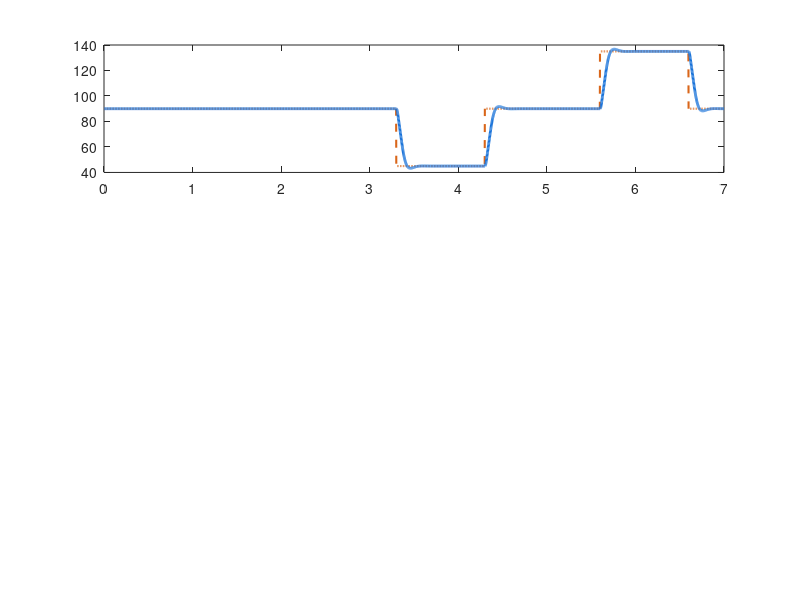

MATLAB code to generate this figure: (Note: this script raises an error after producing the figure.)
%% MODULO: LAZO 2 - CINEMATICA Y DINAMICA DEL SERVOMOTOR SG90 Y ENRUTAMIENTO
% Este script calcula y valida matemáticamente la dinámica de:
% 1. Servomotor SG90 (Modelo dinámico de 2do orden + Saturación de velocidad angular).
% 2. Mapeo cinemático de enrutamiento a tolvas:
%    - Retrabajo: 45° (Pulso 1.25 ms) -> Chute Izquierdo (Z = +0.075 m)
%    - Conforme:  90° (Pulso 1.50 ms) -> Chute Central   (Z =  0.000 m)
%    - Rechazo:  135° (Pulso 1.75 ms) -> Chute Derecho   (Z = -0.075 m)
% 3. Esfuerzo de deflexión mecánica y par torsor requerido vs Par SG90 (1.8 kg-cm).
% 4. Cinemática del Carro Indexador Móvil M-102 (v_max = 0.38 m/s).
% 5. Sincronización de temporizadores: Inspección (0.8s) y Desvío (1.0s).
% =========================================================================

clear; clc; close all;

fprintf('=========================================================================\n');
fprintf('  AUTO-TIF: ANALISIS MATEMATICO DEL LAZO 2 (SERVOMOTOR Y ENRUTAMIENTO)   \n');
fprintf('=========================================================================\n\n');

%% 1. ESPECIFICACIONES TECNICAS DEL SERVOMOTOR TOWERPRO SG90
V_operacion      = 4.8;     % Tensión de alimentación (V)
torque_stall_kgcm= 1.80;    % Par de bloqueo a 4.8V (kg-cm)
torque_stall_Nm  = torque_stall_kgcm * 0.0980665; % [N-m] = 0.1765 N-m
t_60deg          = 0.120;   % Tiempo para girar 60 grados a 4.8V (s)
omega_max_deg_s  = 60.0 / t_60deg; % Velocidad angular máxima = 500 °/s
omega_max_rad_s  = deg2rad(omega_max_deg_s); % = 8.7266 rad/s

% Parámetros del modelo dinámico de 2do orden en lazo cerrado:
% G_servo(s) = wn^2 / (s^2 + 2*zeta*wn*s + wn^2)
wn_servo   = 30.0;          % Frecuencia natural no amortiguada (rad/s)
zeta_servo = 0.707;         % Factor de amortiguamiento óptimo Butterworth

% Temporizadores del sistema embebido (firmware Arduino)
T_inspeccion_s = 0.80;      % Tiempo en estado ESTADO_INSPECCION (s)
T_desvio_s     = 1.00;      % Tiempo en estado ESTADO_DESVIO (s)
ang_neutral    = 90.0;      % Posición de reposo/conforme (°)

fprintf('1. PARAMETROS DEL ACTUADOR SG90:\n');
fprintf('   - Par de bloqueo nominal:    %.2f kg-cm (%.4f N-m)\n', torque_stall_kgcm, torque_stall_Nm);
fprintf('   - Velocidad angular maxima:  %.1f °/s (%.3f rad/s)\n', omega_max_deg_s, omega_max_rad_s);
fprintf('   - Modelo de segundo orden:   wn = %.1f rad/s, zeta = %.3f\n', wn_servo, zeta_servo);
fprintf('   - Temporizador de Inspeccion:%.2f s\n', T_inspeccion_s);
fprintf('   - Temporizador de Desvio:    %.2f s (Retorno automatico a 90°)\n\n', T_desvio_s);

%% 2. MAPEO CINEMATICO Y MODULACION POR ANCHO DE PULSO (PPM/PWM)
% El microcontrolador genera pulsos entre 1.0 ms y 2.0 ms en periodo de 20 ms (50 Hz):
% T_pulse(theta) = 1.0 ms + (theta / 180°) * 1.0 ms
rutas = {'RETRABAJO', 'CONFORME', 'RECHAZO'};
angulos = [45.0, 90.0, 135.0];
cart_z_targets = [0.075, 0.000, -0.075]; % Posición del carro móvil (m)

fprintf('2. TABLA DE ENRUTAMIENTO Y CONVERSION PPM:\n');
fprintf('   --------------------------------------------------------------------\n');
fprintf('   Clasificacion   Angulo (°)   Ancho Pulso (ms)   Destino Chute   Carro Z (m)\n');
fprintf('   --------------------------------------------------------------------\n');
for i = 1:length(rutas)
    ang = angulos(i);
    t_pulse = 1.0 + (ang / 180.0) * 1.0;
    fprintf('   %-13s   %7.1f°   %12.3f ms   Tolva %d         %+7.3f m\n', ...
            rutas{i}, ang, t_pulse, i, cart_z_targets(i));
end
fprintf('   --------------------------------------------------------------------\n\n');

%% 3. CALCULO DE ESFUERZOS MECANICOS Y PAR REQUERIDO
% Masa de la caja = 0.050 kg (50 g)
% Velocidad lineal de impacto en desvío = 0.18 m/s
% Longitud de la aleta deflectora L_paleta = 0.065 m (65 mm)
% Ángulo de deflexión respecto a trayectoria recta: Delta_theta = 45°
m_caja      = 0.050; % kg
v_caja      = 0.180; % m/s
L_paleta    = 0.065; % m
Delta_theta = deg2rad(45.0);
dt_impacto  = 0.040; % Tiempo estimado de deflexión progresiva (40 ms)

% Variación de cantidad de movimiento perpendicular a la aleta:
% Delta_p_normal = m_caja * v_caja * sin(Delta_theta)
Delta_p = m_caja * v_caja * sin(Delta_theta);
F_deflexion = Delta_p / dt_impacto; % Fuerza media normal de desvío (N)
Torque_deflexion_Nm = F_deflexion * (L_paleta * 0.70); % Aplicada al 70% del brazo
Torque_deflexion_kgcm = Torque_deflexion_Nm / 0.0980665;

% Coeficiente de seguridad del actuador SG90:
SF_servo = torque_stall_Nm / Torque_deflexion_Nm;

fprintf('3. BALANCE DE ESFUERZOS MECANICOS DE DEFLEXION:\n');
fprintf('   - Fuerza media de deflexion (F): %.4f N\n', F_deflexion);
fprintf('   - Par torsor requerido en el eje: %.4f N-m (%.3f kg-cm)\n', ...
        Torque_deflexion_Nm, Torque_deflexion_kgcm);
fprintf('   - Par disponible del servo SG90:  %.4f N-m (%.2f kg-cm)\n', ...
        torque_stall_Nm, torque_stall_kgcm);
fprintf('   - Factor de Seguridad (SF):       %.2f (Diseno holgado y robusto > 5)\n\n', SF_servo);

%% 4. CINEMATICA DEL CARRO INDEXADOR M-102
% Velocidad transversal del carro: v_cart = 0.38 m/s
% Desplazamiento máximo: Delta_z = 0.075 m
v_cart_max = 0.380; % m/s
delta_z_max = 0.075; % m
t_transito_cart = delta_z_max / v_cart_max; % = 0.197 s
margen_tiempo = T_desvio_s - t_transito_cart;

fprintf('4. SINCRONIZACION DEL CARRO INDEXADOR M-102:\n');
fprintf('   - Velocidad lineal del carro:    %.3f m/s\n', v_cart_max);
fprintf('   - Desplazamiento transversal:    %.3f m (75 mm)\n', delta_z_max);
fprintf('   - Tiempo de posicionamiento:     %.3f s (197 ms)\n', t_transito_cart);
fprintf('   - Margen dentro del pulso desvio:%.3f s (El carro llega antes de que caiga la caja)\n\n', margen_tiempo);

%% 5. SIMULACION TEMPORAL CONTINUA DE UNA SECUENCIA DE CLASIFICACION
% Simulamos el paso secuencial de 3 piezas:
% 1) Pieza 1 Conforme (90°)
% 2) Pieza 2 Retrabajo (45°)
% 3) Pieza 3 Rechazo   (135°)
dt = 0.002; % 2 ms
t_total = 7.0; % 7 segundos
t_vec = 0:dt:t_total;
N = length(t_vec);

theta_cmd = zeros(1, N);
theta_real = zeros(1, N);
theta_dot = zeros(1, N);
cart_z = zeros(1, N);
cart_z_cmd = zeros(1, N);

% Inicializar en 90° (neutro)
theta_real(1) = 90.0;
theta_cmd(:) = 90.0;
cart_z(1) = 0.0;

% Cronograma de eventos (Inyecciones de piezas)
% Pieza 1: Conforme en t = 0.5s -> Inspira en 0.5..1.3s -> Desvío 90° (1.3..2.3s)
% Pieza 2: Retrabajo en t = 2.5s -> Inspira en 2.5..3.3s -> Desvío 45° (3.3..4.3s)
% Pieza 3: Rechazo en t = 4.8s -> Inspira en 4.8..5.6s -> Desvío 135° (5.6..6.6s)

for k = 1:N
    t_curr = t_vec(k);
    if t_curr >= 3.3 && t_curr < 4.3
        theta_cmd(k) = 45.0;     % Retrabajo
        cart_z_cmd(k) = 0.075;
    elseif t_curr >= 5.6 && t_curr < 6.6
        theta_cmd(k) = 135.0;    % Rechazo
        cart_z_cmd(k) = -0.075;
    else
        theta_cmd(k) = 90.0;     % Conforme / Neutro
        cart_z_cmd(k) = 0.000;
    end
end

% Integración numérica del modelo de 2do orden con saturación de slew-rate
for k = 1:(N - 1)
    err_ang = theta_cmd(k) - theta_real(k);
    
    % Aceleración angular: d2_theta = wn^2 * err - 2*zeta*wn * d_theta
    theta_ddot = wn_servo^2 * err_ang - 2.0 * zeta_servo * wn_servo * theta_dot(k);
    
    % Integrar velocidad angular
    theta_dot_next = theta_dot(k) + theta_ddot * dt;
    % Saturación de velocidad angular por física del reductor
    theta_dot_next = max(-omega_max_deg_s, min(omega_max_deg_s, theta_dot_next));
    theta_dot(k+1) = theta_dot_next;
    
    % Integrar posición angular
    theta_real(k+1) = theta_real(k) + theta_dot(k) * dt;
    
    % Dinámica de traslación del carro M-102
    dz = cart_z_cmd(k) - cart_z(k);
    step_cart = v_cart_max * dt;
    if abs(dz) <= step_cart
        cart_z(k+1) = cart_z_cmd(k);
    else
        cart_z(k+1) = cart_z(k) + sign(dz) * step_cart;
    end
end

%% 6. GRAFICACION TECNICA
figure('Name', 'Lazo 2 - Dinamica del Servomotor y Enrutamiento', ...
       'Color', [0.96 0.96 0.96], 'Position', [150, 150, 1050, 750]);

% Subplot 1: Ángulo del Servomotor
subplot(3, 1, 1);
plot(t_vec, theta_cmd, '--', 'LineWidth', 1.5, 'Color', [0.85, 0.40, 0.10]); hold on;
plot(t_vec, theta_real, 'LineWidth', 2.0, 'Color', [0.10, 0.45, 0.85]);
yline(90, ':', 'Conforme / Neutro (90°)', 'Color', [0.3 0.3 0.3]);
yline(45, ':', 'Retrabajo (45°)', 'Color', [0.8 0.6 0.1]);
yline(135, ':', 'Rechazo (135°)', 'Color', [0.8 0.2 0.2]);
grid on; set(gca, 'Color', [1 1 1], 'GridColor', [0.85 0.85 0.85]);
ylabel('Angulo \theta [°]', 'FontWeight', 'bold');
title('Lazo 2: Respuesta Temporal Angular del Servomotor SG90', 'FontSize', 11, 'FontWeight', 'bold');
legend('Consigna de Enrutamiento', 'Angulo Real SG90', 'Location', 'northeast');
ylim([30, 150]); xlim([0, t_total]);

% Subplot 2: Velocidad Angular del Servo
subplot(3, 1, 2);
plot(t_vec, theta_dot, 'LineWidth', 1.8, 'Color', [0.55, 0.20, 0.70]); hold on;
yline(omega_max_deg_s, '--', 'Limite +500 °/s', 'Color', [0.8 0.2 0.2]);
yline(-omega_max_deg_s, '--', 'Limite -500 °/s', 'Color', [0.8 0.2 0.2]);
grid on; set(gca, 'Color', [1 1 1], 'GridColor', [0.85 0.85 0.85]);
ylabel('Vel. Angular d\theta/dt [°/s]', 'FontWeight', 'bold');
title('Velocidad Angular y Saturacion por Slew-Rate Mecanico', 'FontSize', 11, 'FontWeight', 'bold');
ylim([-600, 600]); xlim([0, t_total]);

% Subplot 3: Posición Transversal del Carro Móvil M-102
subplot(3, 1, 3);
plot(t_vec, cart_z_cmd * 1000, '--', 'LineWidth', 1.5, 'Color', [0.85, 0.40, 0.10]); hold on;
plot(t_vec, cart_z * 1000, 'LineWidth', 2.0, 'Color', [0.20, 0.65, 0.35]);
grid on; set(gca, 'Color', [1 1 1], 'GridColor', [0.85 0.85 0.85]);
xlabel('Tiempo t [s]', 'FontWeight', 'bold');
ylabel('Posicion Carro Z [mm]', 'FontWeight', 'bold');
title('Cinematica Sincronizada del Carro Indexador M-102', 'FontSize', 11, 'FontWeight', 'bold');
legend('Posicion Objetivo Z', 'Posicion Real Carro', 'Location', 'northeast');
ylim([-100, 100]); xlim([0, t_total]);

fprintf('Simulacion de Lazo 2 completada exitosamente. Grafico generado.\n');
